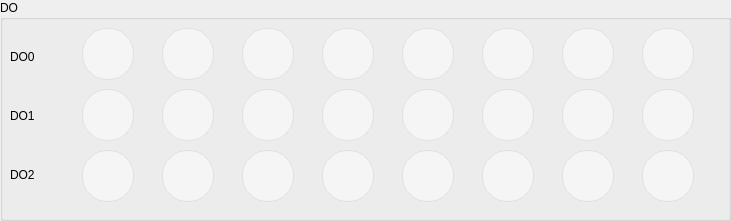
    <widget class="QGroupBox" name="groupBox_7">
     <property name="geometry">
      <rect>
       <x>10</x>
       <y>10</y>
       <width>731</width>
       <height>221</height>
      </rect>
     </property>
     <property name="title">
      <string>DO</string>
     </property>
     <widget class="QWidget" name="layoutWidget">
      <property name="geometry">
       <rect>
        <x>60</x>
        <y>25</y>
        <width>661</width>
        <height>181</height>
       </rect>
      </property>
      <layout class="QGridLayout" name="gridLayout_2">
       <item row="1" column="1">
        <widget class="QPushButton" name="btn_do1_1">
         <property name="styleSheet">
          <string notr="true">QPushButton {
    /* 基础样式：浅灰圆形 */
    background-color: #f5f5f5;
    border: 1px solid #e0e0e0;
    border-radius: 25px;       /* 圆形关键：宽高相等时，半径设为一半 */
    min-width: 50px;
    min-height: 50px;
    max-width: 50px;
    max-height: 50px;
    font-size: 12px;
    color: #333333;            /* 文字颜色 */
}

/* 悬停状态：鼠标放上去时轻微变灰 */
QPushButton:hover {
    background-color: #e8e8e8;
    border: 1px solid #bdbdbd;
}


QPushButton:checked {
    background-color: #4caf50; /* 主绿色 */
    border: 1px solid #388e3c; /* 深绿色边框 */
    color: #ffffff;            /* 文字变白，更醒目 */
}

QPushButton:checked:hover {
    background-color: #388e3c;
}</string>
         </property>
         <property name="text">
          <string/>
         </property>
        </widget>
       </item>
       <item row="0" column="1">
        <widget class="QPushButton" name="btn_do0_1">
         <property name="styleSheet">
          <string notr="true">QPushButton {
    /* 基础样式：浅灰圆形 */
    background-color: #f5f5f5;
    border: 1px solid #e0e0e0;
    border-radius: 25px;       /* 圆形关键：宽高相等时，半径设为一半 */
    min-width: 50px;
    min-height: 50px;
    max-width: 50px;
    max-height: 50px;
    font-size: 12px;
    color: #333333;            /* 文字颜色 */
}

/* 悬停状态：鼠标放上去时轻微变灰 */
QPushButton:hover {
    background-color: #e8e8e8;
    border: 1px solid #bdbdbd;
}


QPushButton:checked {
    background-color: #4caf50; /* 主绿色 */
    border: 1px solid #388e3c; /* 深绿色边框 */
    color: #ffffff;            /* 文字变白，更醒目 */
}

QPushButton:checked:hover {
    background-color: #388e3c;
}</string>
         </property>
         <property name="text">
          <string/>
         </property>
        </widget>
       </item>
       <item row="1" column="7">
        <widget class="QPushButton" name="btn_do1_7">
         <property name="styleSheet">
          <string notr="true">QPushButton {
    /* 基础样式：浅灰圆形 */
    background-color: #f5f5f5;
    border: 1px solid #e0e0e0;
    border-radius: 25px;       /* 圆形关键：宽高相等时，半径设为一半 */
    min-width: 50px;
    min-height: 50px;
    max-width: 50px;
    max-height: 50px;
    font-size: 12px;
    color: #333333;            /* 文字颜色 */
}

/* 悬停状态：鼠标放上去时轻微变灰 */
QPushButton:hover {
    background-color: #e8e8e8;
    border: 1px solid #bdbdbd;
}


QPushButton:checked {
    background-color: #4caf50; /* 主绿色 */
    border: 1px solid #388e3c; /* 深绿色边框 */
    color: #ffffff;            /* 文字变白，更醒目 */
}

QPushButton:checked:hover {
    background-color: #388e3c;
}</string>
         </property>
         <property name="text">
          <string/>
         </property>
        </widget>
       </item>
       <item row="1" column="6">
        <widget class="QPushButton" name="btn_do1_6">
         <property name="styleSheet">
          <string notr="true">QPushButton {
    /* 基础样式：浅灰圆形 */
    background-color: #f5f5f5;
    border: 1px solid #e0e0e0;
    border-radius: 25px;       /* 圆形关键：宽高相等时，半径设为一半 */
    min-width: 50px;
    min-height: 50px;
    max-width: 50px;
    max-height: 50px;
    font-size: 12px;
    color: #333333;            /* 文字颜色 */
}

/* 悬停状态：鼠标放上去时轻微变灰 */
QPushButton:hover {
    background-color: #e8e8e8;
    border: 1px solid #bdbdbd;
}


QPushButton:checked {
    background-color: #4caf50; /* 主绿色 */
    border: 1px solid #388e3c; /* 深绿色边框 */
    color: #ffffff;            /* 文字变白，更醒目 */
}

QPushButton:checked:hover {
    background-color: #388e3c;
}</string>
         </property>
         <property name="text">
          <string/>
         </property>
        </widget>
       </item>
       <item row="0" column="5">
        <widget class="QPushButton" name="btn_do0_5">
         <property name="styleSheet">
          <string notr="true">QPushButton {
    /* 基础样式：浅灰圆形 */
    background-color: #f5f5f5;
    border: 1px solid #e0e0e0;
    border-radius: 25px;       /* 圆形关键：宽高相等时，半径设为一半 */
    min-width: 50px;
    min-height: 50px;
    max-width: 50px;
    max-height: 50px;
    font-size: 12px;
    color: #333333;            /* 文字颜色 */
}

/* 悬停状态：鼠标放上去时轻微变灰 */
QPushButton:hover {
    background-color: #e8e8e8;
    border: 1px solid #bdbdbd;
}


QPushButton:checked {
    background-color: #4caf50; /* 主绿色 */
    border: 1px solid #388e3c; /* 深绿色边框 */
    color: #ffffff;            /* 文字变白，更醒目 */
}

QPushButton:checked:hover {
    background-color: #388e3c;
}</string>
         </property>
         <property name="text">
          <string/>
         </property>
        </widget>
       </item>
       <item row="2" column="5">
        <widget class="QPushButton" name="btn_do2_5">
         <property name="styleSheet">
          <string notr="true">QPushButton {
    /* 基础样式：浅灰圆形 */
    background-color: #f5f5f5;
    border: 1px solid #e0e0e0;
    border-radius: 25px;       /* 圆形关键：宽高相等时，半径设为一半 */
    min-width: 50px;
    min-height: 50px;
    max-width: 50px;
    max-height: 50px;
    font-size: 12px;
    color: #333333;            /* 文字颜色 */
}

/* 悬停状态：鼠标放上去时轻微变灰 */
QPushButton:hover {
    background-color: #e8e8e8;
    border: 1px solid #bdbdbd;
}


QPushButton:checked {
    background-color: #4caf50; /* 主绿色 */
    border: 1px solid #388e3c; /* 深绿色边框 */
    color: #ffffff;            /* 文字变白，更醒目 */
}

QPushButton:checked:hover {
    background-color: #388e3c;
}</string>
         </property>
         <property name="text">
          <string/>
         </property>
        </widget>
       </item>
       <item row="0" column="0">
        <widget class="QPushButton" name="btn_do0_0">
         <property name="styleSheet">
          <string notr="true">QPushButton {
    /* 基础样式：浅灰圆形 */
    background-color: #f5f5f5;
    border: 1px solid #e0e0e0;
    border-radius: 25px;       /* 圆形关键：宽高相等时，半径设为一半 */
    min-width: 50px;
    min-height: 50px;
    max-width: 50px;
    max-height: 50px;
    font-size: 12px;
    color: #333333;            /* 文字颜色 */
}

/* 悬停状态：鼠标放上去时轻微变灰 */
QPushButton:hover {
    background-color: #e8e8e8;
    border: 1px solid #bdbdbd;
}


QPushButton:checked {
    background-color: #4caf50; /* 主绿色 */
    border: 1px solid #388e3c; /* 深绿色边框 */
    color: #ffffff;            /* 文字变白，更醒目 */
}

QPushButton:checked:hover {
    background-color: #388e3c;
}</string>
         </property>
         <property name="text">
          <string/>
         </property>
         <property name="checkable">
          <bool>true</bool>
         </property>
        </widget>
       </item>
       <item row="0" column="6">
        <widget class="QPushButton" name="btn_do0_6">
         <property name="styleSheet">
          <string notr="true">QPushButton {
    /* 基础样式：浅灰圆形 */
    background-color: #f5f5f5;
    border: 1px solid #e0e0e0;
    border-radius: 25px;       /* 圆形关键：宽高相等时，半径设为一半 */
    min-width: 50px;
    min-height: 50px;
    max-width: 50px;
    max-height: 50px;
    font-size: 12px;
    color: #333333;            /* 文字颜色 */
}

/* 悬停状态：鼠标放上去时轻微变灰 */
QPushButton:hover {
    background-color: #e8e8e8;
    border: 1px solid #bdbdbd;
}


QPushButton:checked {
    background-color: #4caf50; /* 主绿色 */
    border: 1px solid #388e3c; /* 深绿色边框 */
    color: #ffffff;            /* 文字变白，更醒目 */
}

QPushButton:checked:hover {
    background-color: #388e3c;
}</string>
         </property>
         <property name="text">
          <string/>
         </property>
        </widget>
       </item>
       <item row="2" column="1">
        <widget class="QPushButton" name="btn_do2_1">
         <property name="styleSheet">
          <string notr="true">QPushButton {
    /* 基础样式：浅灰圆形 */
    background-color: #f5f5f5;
    border: 1px solid #e0e0e0;
    border-radius: 25px;       /* 圆形关键：宽高相等时，半径设为一半 */
    min-width: 50px;
    min-height: 50px;
    max-width: 50px;
    max-height: 50px;
    font-size: 12px;
    color: #333333;            /* 文字颜色 */
}

/* 悬停状态：鼠标放上去时轻微变灰 */
QPushButton:hover {
    background-color: #e8e8e8;
    border: 1px solid #bdbdbd;
}


QPushButton:checked {
    background-color: #4caf50; /* 主绿色 */
    border: 1px solid #388e3c; /* 深绿色边框 */
    color: #ffffff;            /* 文字变白，更醒目 */
}

QPushButton:checked:hover {
    background-color: #388e3c;
}</string>
         </property>
         <property name="text">
          <string/>
         </property>
        </widget>
       </item>
       <item row="0" column="4">
        <widget class="QPushButton" name="btn_do0_4">
         <property name="styleSheet">
          <string notr="true">QPushButton {
    /* 基础样式：浅灰圆形 */
    background-color: #f5f5f5;
    border: 1px solid #e0e0e0;
    border-radius: 25px;       /* 圆形关键：宽高相等时，半径设为一半 */
    min-width: 50px;
    min-height: 50px;
    max-width: 50px;
    max-height: 50px;
    font-size: 12px;
    color: #333333;            /* 文字颜色 */
}

/* 悬停状态：鼠标放上去时轻微变灰 */
QPushButton:hover {
    background-color: #e8e8e8;
    border: 1px solid #bdbdbd;
}


QPushButton:checked {
    background-color: #4caf50; /* 主绿色 */
    border: 1px solid #388e3c; /* 深绿色边框 */
    color: #ffffff;            /* 文字变白，更醒目 */
}

QPushButton:checked:hover {
    background-color: #388e3c;
}</string>
         </property>
         <property name="text">
          <string/>
         </property>
        </widget>
       </item>
       <item row="2" column="4">
        <widget class="QPushButton" name="btn_do2_4">
         <property name="styleSheet">
          <string notr="true">QPushButton {
    /* 基础样式：浅灰圆形 */
    background-color: #f5f5f5;
    border: 1px solid #e0e0e0;
    border-radius: 25px;       /* 圆形关键：宽高相等时，半径设为一半 */
    min-width: 50px;
    min-height: 50px;
    max-width: 50px;
    max-height: 50px;
    font-size: 12px;
    color: #333333;            /* 文字颜色 */
}

/* 悬停状态：鼠标放上去时轻微变灰 */
QPushButton:hover {
    background-color: #e8e8e8;
    border: 1px solid #bdbdbd;
}


QPushButton:checked {
    background-color: #4caf50; /* 主绿色 */
    border: 1px solid #388e3c; /* 深绿色边框 */
    color: #ffffff;            /* 文字变白，更醒目 */
}

QPushButton:checked:hover {
    background-color: #388e3c;
}</string>
         </property>
         <property name="text">
          <string/>
         </property>
        </widget>
       </item>
       <item row="2" column="6">
        <widget class="QPushButton" name="btn_do2_6">
         <property name="styleSheet">
          <string notr="true">QPushButton {
    /* 基础样式：浅灰圆形 */
    background-color: #f5f5f5;
    border: 1px solid #e0e0e0;
    border-radius: 25px;       /* 圆形关键：宽高相等时，半径设为一半 */
    min-width: 50px;
    min-height: 50px;
    max-width: 50px;
    max-height: 50px;
    font-size: 12px;
    color: #333333;            /* 文字颜色 */
}

/* 悬停状态：鼠标放上去时轻微变灰 */
QPushButton:hover {
    background-color: #e8e8e8;
    border: 1px solid #bdbdbd;
}


QPushButton:checked {
    background-color: #4caf50; /* 主绿色 */
    border: 1px solid #388e3c; /* 深绿色边框 */
    color: #ffffff;            /* 文字变白，更醒目 */
}

QPushButton:checked:hover {
    background-color: #388e3c;
}</string>
         </property>
         <property name="text">
          <string/>
         </property>
        </widget>
       </item>
       <item row="2" column="7">
        <widget class="QPushButton" name="btn_do2_7">
         <property name="styleSheet">
          <string notr="true">QPushButton {
    /* 基础样式：浅灰圆形 */
    background-color: #f5f5f5;
    border: 1px solid #e0e0e0;
    border-radius: 25px;       /* 圆形关键：宽高相等时，半径设为一半 */
    min-width: 50px;
    min-height: 50px;
    max-width: 50px;
    max-height: 50px;
    font-size: 12px;
    color: #333333;            /* 文字颜色 */
}

/* 悬停状态：鼠标放上去时轻微变灰 */
QPushButton:hover {
    background-color: #e8e8e8;
    border: 1px solid #bdbdbd;
}


QPushButton:checked {
    background-color: #4caf50; /* 主绿色 */
    border: 1px solid #388e3c; /* 深绿色边框 */
    color: #ffffff;            /* 文字变白，更醒目 */
}

QPushButton:checked:hover {
    background-color: #388e3c;
}</string>
         </property>
         <property name="text">
          <string/>
         </property>
        </widget>
       </item>
       <item row="2" column="0">
        <widget class="QPushButton" name="btn_do2_0">
         <property name="styleSheet">
          <string notr="true">QPushButton {
    /* 基础样式：浅灰圆形 */
    background-color: #f5f5f5;
    border: 1px solid #e0e0e0;
    border-radius: 25px;       /* 圆形关键：宽高相等时，半径设为一半 */
    min-width: 50px;
    min-height: 50px;
    max-width: 50px;
    max-height: 50px;
    font-size: 12px;
    color: #333333;            /* 文字颜色 */
}

/* 悬停状态：鼠标放上去时轻微变灰 */
QPushButton:hover {
    background-color: #e8e8e8;
    border: 1px solid #bdbdbd;
}


QPushButton:checked {
    background-color: #4caf50; /* 主绿色 */
    border: 1px solid #388e3c; /* 深绿色边框 */
    color: #ffffff;            /* 文字变白，更醒目 */
}

QPushButton:checked:hover {
    background-color: #388e3c;
}</string>
         </property>
         <property name="text">
          <string/>
         </property>
        </widget>
       </item>
       <item row="1" column="0">
        <widget class="QPushButton" name="btn_do1_0">
         <property name="styleSheet">
          <string notr="true">QPushButton {
    /* 基础样式：浅灰圆形 */
    background-color: #f5f5f5;
    border: 1px solid #e0e0e0;
    border-radius: 25px;       /* 圆形关键：宽高相等时，半径设为一半 */
    min-width: 50px;
    min-height: 50px;
    max-width: 50px;
    max-height: 50px;
    font-size: 12px;
    color: #333333;            /* 文字颜色 */
}

/* 悬停状态：鼠标放上去时轻微变灰 */
QPushButton:hover {
    background-color: #e8e8e8;
    border: 1px solid #bdbdbd;
}


QPushButton:checked {
    background-color: #4caf50; /* 主绿色 */
    border: 1px solid #388e3c; /* 深绿色边框 */
    color: #ffffff;            /* 文字变白，更醒目 */
}

QPushButton:checked:hover {
    background-color: #388e3c;
}</string>
         </property>
         <property name="text">
          <string/>
         </property>
        </widget>
       </item>
       <item row="1" column="2">
        <widget class="QPushButton" name="btn_do1_2">
         <property name="styleSheet">
          <string notr="true">QPushButton {
    /* 基础样式：浅灰圆形 */
    background-color: #f5f5f5;
    border: 1px solid #e0e0e0;
    border-radius: 25px;       /* 圆形关键：宽高相等时，半径设为一半 */
    min-width: 50px;
    min-height: 50px;
    max-width: 50px;
    max-height: 50px;
    font-size: 12px;
    color: #333333;            /* 文字颜色 */
}

/* 悬停状态：鼠标放上去时轻微变灰 */
QPushButton:hover {
    background-color: #e8e8e8;
    border: 1px solid #bdbdbd;
}


QPushButton:checked {
    background-color: #4caf50; /* 主绿色 */
    border: 1px solid #388e3c; /* 深绿色边框 */
    color: #ffffff;            /* 文字变白，更醒目 */
}

QPushButton:checked:hover {
    background-color: #388e3c;
}</string>
         </property>
         <property name="text">
          <string/>
         </property>
        </widget>
       </item>
       <item row="0" column="3">
        <widget class="QPushButton" name="btn_do0_3">
         <property name="styleSheet">
          <string notr="true">QPushButton {
    /* 基础样式：浅灰圆形 */
    background-color: #f5f5f5;
    border: 1px solid #e0e0e0;
    border-radius: 25px;       /* 圆形关键：宽高相等时，半径设为一半 */
    min-width: 50px;
    min-height: 50px;
    max-width: 50px;
    max-height: 50px;
    font-size: 12px;
    color: #333333;            /* 文字颜色 */
}

/* 悬停状态：鼠标放上去时轻微变灰 */
QPushButton:hover {
    background-color: #e8e8e8;
    border: 1px solid #bdbdbd;
}


QPushButton:checked {
    background-color: #4caf50; /* 主绿色 */
    border: 1px solid #388e3c; /* 深绿色边框 */
    color: #ffffff;            /* 文字变白，更醒目 */
}

QPushButton:checked:hover {
    background-color: #388e3c;
}</string>
         </property>
         <property name="text">
          <string/>
         </property>
        </widget>
       </item>
       <item row="1" column="4">
        <widget class="QPushButton" name="btn_do1_4">
         <property name="styleSheet">
          <string notr="true">QPushButton {
    /* 基础样式：浅灰圆形 */
    background-color: #f5f5f5;
    border: 1px solid #e0e0e0;
    border-radius: 25px;       /* 圆形关键：宽高相等时，半径设为一半 */
    min-width: 50px;
    min-height: 50px;
    max-width: 50px;
    max-height: 50px;
    font-size: 12px;
    color: #333333;            /* 文字颜色 */
}

/* 悬停状态：鼠标放上去时轻微变灰 */
QPushButton:hover {
    background-color: #e8e8e8;
    border: 1px solid #bdbdbd;
}


QPushButton:checked {
    background-color: #4caf50; /* 主绿色 */
    border: 1px solid #388e3c; /* 深绿色边框 */
    color: #ffffff;            /* 文字变白，更醒目 */
}

QPushButton:checked:hover {
    background-color: #388e3c;
}</string>
         </property>
         <property name="text">
          <string/>
         </property>
        </widget>
       </item>
       <item row="2" column="3">
        <widget class="QPushButton" name="btn_do2_3">
         <property name="styleSheet">
          <string notr="true">QPushButton {
    /* 基础样式：浅灰圆形 */
    background-color: #f5f5f5;
    border: 1px solid #e0e0e0;
    border-radius: 25px;       /* 圆形关键：宽高相等时，半径设为一半 */
    min-width: 50px;
    min-height: 50px;
    max-width: 50px;
    max-height: 50px;
    font-size: 12px;
    color: #333333;            /* 文字颜色 */
}

/* 悬停状态：鼠标放上去时轻微变灰 */
QPushButton:hover {
    background-color: #e8e8e8;
    border: 1px solid #bdbdbd;
}


QPushButton:checked {
    background-color: #4caf50; /* 主绿色 */
    border: 1px solid #388e3c; /* 深绿色边框 */
    color: #ffffff;            /* 文字变白，更醒目 */
}

QPushButton:checked:hover {
    background-color: #388e3c;
}</string>
         </property>
         <property name="text">
          <string/>
         </property>
        </widget>
       </item>
       <item row="2" column="2">
        <widget class="QPushButton" name="btn_do2_2">
         <property name="styleSheet">
          <string notr="true">QPushButton {
    /* 基础样式：浅灰圆形 */
    background-color: #f5f5f5;
    border: 1px solid #e0e0e0;
    border-radius: 25px;       /* 圆形关键：宽高相等时，半径设为一半 */
    min-width: 50px;
    min-height: 50px;
    max-width: 50px;
    max-height: 50px;
    font-size: 12px;
    color: #333333;            /* 文字颜色 */
}

/* 悬停状态：鼠标放上去时轻微变灰 */
QPushButton:hover {
    background-color: #e8e8e8;
    border: 1px solid #bdbdbd;
}


QPushButton:checked {
    background-color: #4caf50; /* 主绿色 */
    border: 1px solid #388e3c; /* 深绿色边框 */
    color: #ffffff;            /* 文字变白，更醒目 */
}

QPushButton:checked:hover {
    background-color: #388e3c;
}</string>
         </property>
         <property name="text">
          <string/>
         </property>
        </widget>
       </item>
       <item row="0" column="2">
        <widget class="QPushButton" name="btn_do0_2">
         <property name="styleSheet">
          <string notr="true">QPushButton {
    /* 基础样式：浅灰圆形 */
    background-color: #f5f5f5;
    border: 1px solid #e0e0e0;
    border-radius: 25px;       /* 圆形关键：宽高相等时，半径设为一半 */
    min-width: 50px;
    min-height: 50px;
    max-width: 50px;
    max-height: 50px;
    font-size: 12px;
    color: #333333;            /* 文字颜色 */
}

/* 悬停状态：鼠标放上去时轻微变灰 */
QPushButton:hover {
    background-color: #e8e8e8;
    border: 1px solid #bdbdbd;
}


QPushButton:checked {
    background-color: #4caf50; /* 主绿色 */
    border: 1px solid #388e3c; /* 深绿色边框 */
    color: #ffffff;            /* 文字变白，更醒目 */
}

QPushButton:checked:hover {
    background-color: #388e3c;
}</string>
         </property>
         <property name="text">
          <string/>
         </property>
        </widget>
       </item>
       <item row="0" column="7">
        <widget class="QPushButton" name="btn_do0_7">
         <property name="styleSheet">
          <string notr="true">QPushButton {
    /* 基础样式：浅灰圆形 */
    background-color: #f5f5f5;
    border: 1px solid #e0e0e0;
    border-radius: 25px;       /* 圆形关键：宽高相等时，半径设为一半 */
    min-width: 50px;
    min-height: 50px;
    max-width: 50px;
    max-height: 50px;
    font-size: 12px;
    color: #333333;            /* 文字颜色 */
}

/* 悬停状态：鼠标放上去时轻微变灰 */
QPushButton:hover {
    background-color: #e8e8e8;
    border: 1px solid #bdbdbd;
}


QPushButton:checked {
    background-color: #4caf50; /* 主绿色 */
    border: 1px solid #388e3c; /* 深绿色边框 */
    color: #ffffff;            /* 文字变白，更醒目 */
}

QPushButton:checked:hover {
    background-color: #388e3c;
}</string>
         </property>
         <property name="text">
          <string/>
         </property>
        </widget>
       </item>
       <item row="1" column="3">
        <widget class="QPushButton" name="btn_do1_3">
         <property name="styleSheet">
          <string notr="true">QPushButton {
    /* 基础样式：浅灰圆形 */
    background-color: #f5f5f5;
    border: 1px solid #e0e0e0;
    border-radius: 25px;       /* 圆形关键：宽高相等时，半径设为一半 */
    min-width: 50px;
    min-height: 50px;
    max-width: 50px;
    max-height: 50px;
    font-size: 12px;
    color: #333333;            /* 文字颜色 */
}

/* 悬停状态：鼠标放上去时轻微变灰 */
QPushButton:hover {
    background-color: #e8e8e8;
    border: 1px solid #bdbdbd;
}


QPushButton:checked {
    background-color: #4caf50; /* 主绿色 */
    border: 1px solid #388e3c; /* 深绿色边框 */
    color: #ffffff;            /* 文字变白，更醒目 */
}

QPushButton:checked:hover {
    background-color: #388e3c;
}</string>
         </property>
         <property name="text">
          <string/>
         </property>
        </widget>
       </item>
       <item row="1" column="5">
        <widget class="QPushButton" name="btn_do1_5">
         <property name="styleSheet">
          <string notr="true">QPushButton {
    /* 基础样式：浅灰圆形 */
    background-color: #f5f5f5;
    border: 1px solid #e0e0e0;
    border-radius: 25px;       /* 圆形关键：宽高相等时，半径设为一半 */
    min-width: 50px;
    min-height: 50px;
    max-width: 50px;
    max-height: 50px;
    font-size: 12px;
    color: #333333;            /* 文字颜色 */
}

/* 悬停状态：鼠标放上去时轻微变灰 */
QPushButton:hover {
    background-color: #e8e8e8;
    border: 1px solid #bdbdbd;
}


QPushButton:checked {
    background-color: #4caf50; /* 主绿色 */
    border: 1px solid #388e3c; /* 深绿色边框 */
    color: #ffffff;            /* 文字变白，更醒目 */
}

QPushButton:checked:hover {
    background-color: #388e3c;
}</string>
         </property>
         <property name="text">
          <string/>
         </property>
        </widget>
       </item>
      </layout>
     </widget>
     <widget class="QWidget" name="layoutWidget">
      <property name="geometry">
       <rect>
        <x>10</x>
        <y>30</y>
        <width>51</width>
        <height>171</height>
       </rect>
      </property>
      <layout class="QVBoxLayout" name="verticalLayout">
       <item>
        <widget class="QLabel" name="label_30">
         <property name="text">
          <string>DO0</string>
         </property>
        </widget>
       </item>
       <item>
        <widget class="QLabel" name="label_31">
         <property name="text">
          <string>DO1</string>
         </property>
        </widget>
       </item>
       <item>
        <widget class="QLabel" name="label_32">
         <property name="text">
          <string>DO2</string>
         </property>
        </widget>
       </item>
      </layout>
     </widget>
    </widget>
